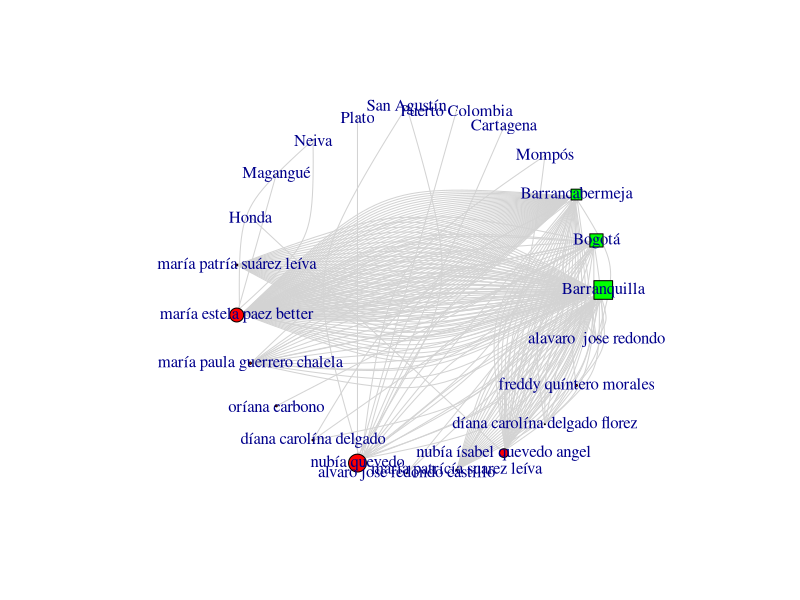

The R source for this figure:
library(readxl)
PAA_2024 <- read_excel("Data/PAA-2024.xlsx")
unique(PAA_2024$`Nombre del responsable`)
PAA_2024$`Nombre del responsable` <- tolower(PAA_2024$`Nombre del responsable`)
unique(PAA_2024$`Nombre del responsable`)
unique(PAA_2024$Ubicación)
variable.names(PAA_2024)

Responsable_Ubicacion <- na.omit(PAA_2024[c(14,15)])

Responsable_Ubicacion$Ubicación <- sub(".*- ", "", Responsable_Ubicacion$Ubicación)
Responsable_Ubicacion$`Nombre del responsable` <- gsub("i", "í", Responsable_Ubicacion$`Nombre del responsable`)

unique(Responsable_Ubicacion$`Nombre del responsable`)
unique(Responsable_Ubicacion$Ubicación)


library(igraph)
bn2 <- graph.data.frame(Responsable_Ubicacion,directed=FALSE)
bipartite.mapping(bn2)
V(bn2)$type <- bipartite_mapping(bn2)$type
V(bn2)$color <- ifelse(V(bn2)$type, "red", "green")
V(bn2)$shape <- ifelse(V(bn2)$type, "circle", "square")
V(bn2)$size <- sqrt(igraph::betweenness(bn2))
E(bn2)$color <- "lightgrey"
plot(bn2, layout = layout_in_circle)

bn2.pr <- bipartite.projection(bn2)
Responsables <- bn2.pr$proj2
Ciudades <- bn2.pr$proj1

Importantes1 <- degree(Responsables)
Importantes2 <- degree(Ciudades)

Importantes1
